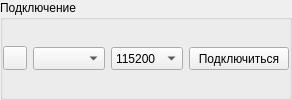
       <widget class="QGroupBox" name="gbox_connect">
        <property name="title">
         <string>Подключение</string>
        </property>
        <layout class="QHBoxLayout" name="horizontalLayout_3">
         <property name="leftMargin">
          <number>0</number>
         </property>
         <property name="topMargin">
          <number>0</number>
         </property>
         <property name="rightMargin">
          <number>0</number>
         </property>
         <property name="bottomMargin">
          <number>0</number>
         </property>
         <item>
          <layout class="QHBoxLayout" name="hbox_port">
           <item>
            <widget class="QPushButton" name="btn_updport">
             <property name="minimumSize">
              <size>
               <width>21</width>
               <height>0</height>
              </size>
             </property>
             <property name="maximumSize">
              <size>
               <width>24</width>
               <height>24</height>
              </size>
             </property>
             <property name="toolTip">
              <string>Обновить список портов</string>
             </property>
             <property name="text">
              <string notr="true"/>
             </property>
             <property name="icon">
              <iconset resource="ui.qrc">
               <normaloff>:/icons/update.png</normaloff>:/icons/update.png</iconset>
             </property>
            </widget>
           </item>
           <item>
            <widget class="QComboBox" name="combo_port">
             <property name="maximumSize">
              <size>
               <width>16777215</width>
               <height>23</height>
              </size>
             </property>
            </widget>
           </item>
           <item>
            <widget class="QComboBox" name="combo_baud">
             <property name="maximumSize">
              <size>
               <width>80</width>
               <height>23</height>
              </size>
             </property>
             <property name="currentIndex">
              <number>4</number>
             </property>
             <item>
              <property name="text">
               <string notr="true">9600</string>
              </property>
             </item>
             <item>
              <property name="text">
               <string notr="true">19200</string>
              </property>
             </item>
             <item>
              <property name="text">
               <string notr="true">38400</string>
              </property>
             </item>
             <item>
              <property name="text">
               <string notr="true">57600</string>
              </property>
             </item>
             <item>
              <property name="text">
               <string notr="true">115200</string>
              </property>
             </item>
             <item>
              <property name="text">
               <string notr="true">230400</string>
              </property>
             </item>
             <item>
              <property name="text">
               <string notr="true">460800</string>
              </property>
             </item>
             <item>
              <property name="text">
               <string notr="true">921600</string>
              </property>
             </item>
            </widget>
           </item>
          </layout>
         </item>
         <item>
          <widget class="QPushButton" name="btn_connect">
           <property name="minimumSize">
            <size>
             <width>100</width>
             <height>0</height>
            </size>
           </property>
           <property name="maximumSize">
            <size>
             <width>150</width>
             <height>23</height>
            </size>
           </property>
           <property name="text">
            <string notr="true">Подключиться</string>
           </property>
          </widget>
         </item>
        </layout>
       </widget>
